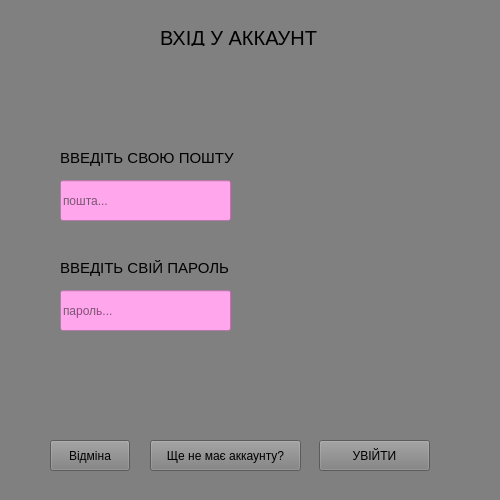
<?xml version="1.0" encoding="UTF-8"?>
<ui version="4.0">
 <class>AuthorizationWindow</class>
 <widget class="QWidget" name="AuthorizationWindow">
  <property name="geometry">
   <rect>
    <x>0</x>
    <y>0</y>
    <width>500</width>
    <height>500</height>
   </rect>
  </property>
  <property name="minimumSize">
   <size>
    <width>500</width>
    <height>500</height>
   </size>
  </property>
  <property name="maximumSize">
   <size>
    <width>500</width>
    <height>500</height>
   </size>
  </property>
  <property name="windowTitle">
   <string>Form</string>
  </property>
  <property name="styleSheet">
   <string notr="true">* {background-color: #808080;}</string>
  </property>
  <widget class="QLabel" name="loigin_label">
   <property name="geometry">
    <rect>
     <x>160</x>
     <y>30</y>
     <width>201</width>
     <height>16</height>
    </rect>
   </property>
   <property name="styleSheet">
    <string notr="true">* {font-size: 20px;}</string>
   </property>
   <property name="text">
    <string>ВХIД У АККАУНТ</string>
   </property>
  </widget>
  <widget class="QPushButton" name="login_btn">
   <property name="geometry">
    <rect>
     <x>319</x>
     <y>440</y>
     <width>111</width>
     <height>31</height>
    </rect>
   </property>
   <property name="text">
    <string>УВIЙТИ</string>
   </property>
  </widget>
  <widget class="QPushButton" name="create_account_btn">
   <property name="geometry">
    <rect>
     <x>150</x>
     <y>440</y>
     <width>151</width>
     <height>31</height>
    </rect>
   </property>
   <property name="text">
    <string>Ще не має аккаунту?</string>
   </property>
  </widget>
  <widget class="QLineEdit" name="login_password_input">
   <property name="geometry">
    <rect>
     <x>60</x>
     <y>290</y>
     <width>171</width>
     <height>41</height>
    </rect>
   </property>
   <property name="styleSheet">
    <string notr="true">background-color: rgb(255, 166, 236);</string>
   </property>
   <property name="placeholderText">
    <string>пароль...</string>
   </property>
  </widget>
  <widget class="QLineEdit" name="login_email_input">
   <property name="geometry">
    <rect>
     <x>60</x>
     <y>180</y>
     <width>171</width>
     <height>41</height>
    </rect>
   </property>
   <property name="styleSheet">
    <string notr="true">background-color: rgb(255, 166, 236);</string>
   </property>
   <property name="placeholderText">
    <string>пошта...</string>
   </property>
  </widget>
  <widget class="QLabel" name="loigin_label_2">
   <property name="geometry">
    <rect>
     <x>60</x>
     <y>150</y>
     <width>181</width>
     <height>16</height>
    </rect>
   </property>
   <property name="styleSheet">
    <string notr="true">font-size: 15px;</string>
   </property>
   <property name="text">
    <string>ВВЕДIТЬ СВОЮ ПОШТУ</string>
   </property>
  </widget>
  <widget class="QLabel" name="loigin_label_3">
   <property name="geometry">
    <rect>
     <x>60</x>
     <y>260</y>
     <width>191</width>
     <height>16</height>
    </rect>
   </property>
   <property name="styleSheet">
    <string notr="true">font-size: 15px;</string>
   </property>
   <property name="text">
    <string>ВВЕДIТЬ СВIЙ ПАРОЛЬ</string>
   </property>
  </widget>
  <widget class="QPushButton" name="login_cancel">
   <property name="geometry">
    <rect>
     <x>50</x>
     <y>440</y>
     <width>80</width>
     <height>31</height>
    </rect>
   </property>
   <property name="text">
    <string>Вiдмiна</string>
   </property>
  </widget>
 </widget>
 <resources/>
 <connections/>
</ui>
